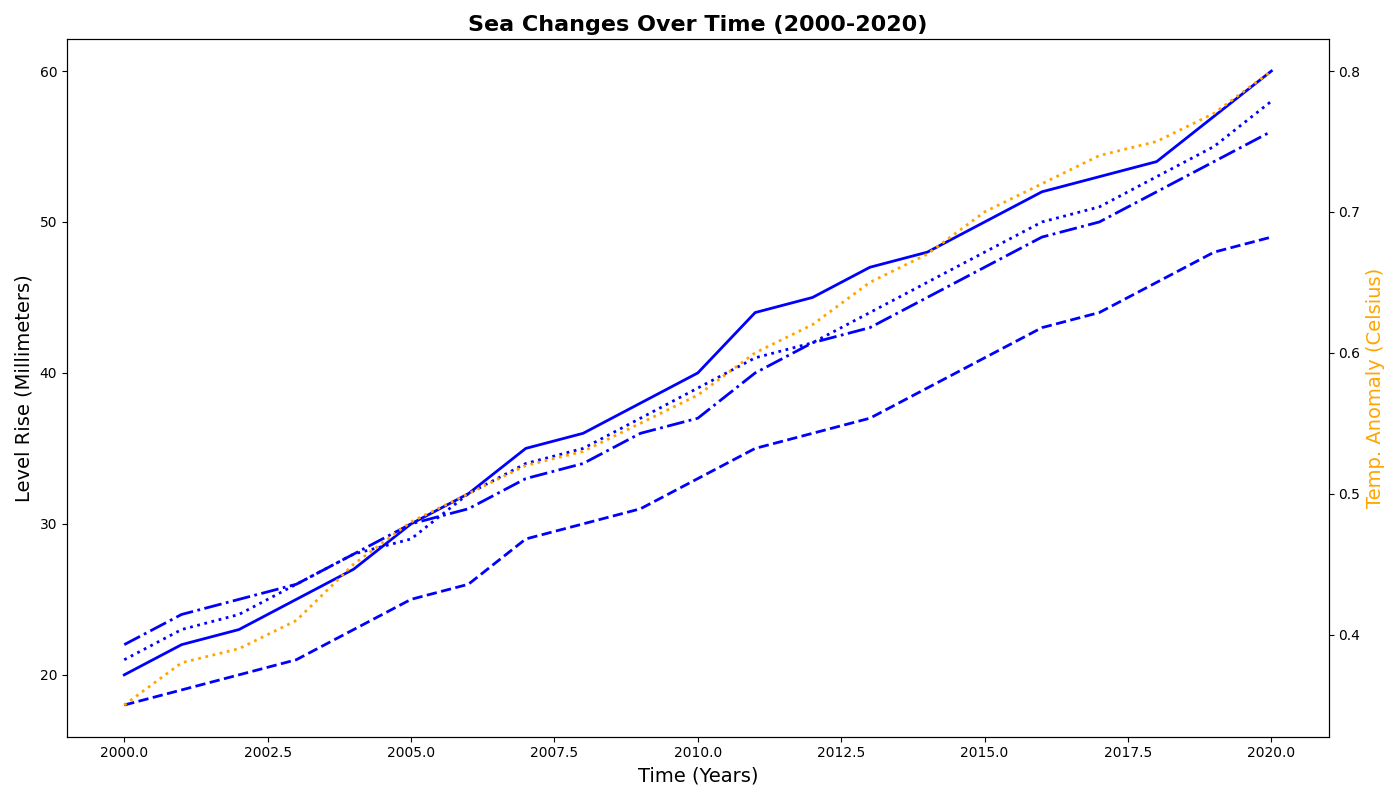

This figure's Python source:
import numpy as np
import matplotlib.pyplot as plt

years = np.arange(2000, 2021)

sea_levels_global = np.array([20, 22, 23, 25, 27, 30, 32, 35, 36, 38, 40, 44, 45, 47, 48, 50, 52, 53, 54, 57, 60])
sea_levels_pacific = np.array([18, 19, 20, 21, 23, 25, 26, 29, 30, 31, 33, 35, 36, 37, 39, 41, 43, 44, 46, 48, 49])
sea_levels_atlantic = np.array([22, 24, 25, 26, 28, 30, 31, 33, 34, 36, 37, 40, 42, 43, 45, 47, 49, 50, 52, 54, 56])
sea_levels_indian = np.array([21, 23, 24, 26, 28, 29, 32, 34, 35, 37, 39, 41, 42, 44, 46, 48, 50, 51, 53, 55, 58])

temp_anomaly = np.array([0.35, 0.38, 0.39, 0.41, 0.45, 0.48, 0.50, 0.52, 0.53, 0.55, 0.57, 0.60, 0.62, 0.65, 0.67, 0.70, 0.72, 0.74, 0.75, 0.77, 0.80])

fig, ax1 = plt.subplots(figsize=(14, 8))

common_color = 'blue'

ax1.plot(years, sea_levels_global, color=common_color, linewidth=2)
ax1.plot(years, sea_levels_pacific, color=common_color, linestyle='--', linewidth=2)
ax1.plot(years, sea_levels_atlantic, color=common_color, linestyle='-.', linewidth=2)
ax1.plot(years, sea_levels_indian, color=common_color, linestyle=':', linewidth=2)

ax1.set_title('Sea Changes Over Time (2000-2020)', fontsize=16, weight='bold')
ax1.set_xlabel('Time (Years)', fontsize=14)
ax1.set_ylabel('Level Rise (Millimeters)', fontsize=14)

ax2 = ax1.twinx()
ax2.plot(years, temp_anomaly, color='orange', linestyle=':', linewidth=2)
ax2.set_ylabel('Temp. Anomaly (Celsius)', fontsize=14, color='orange')

fig.tight_layout()

plt.show()
